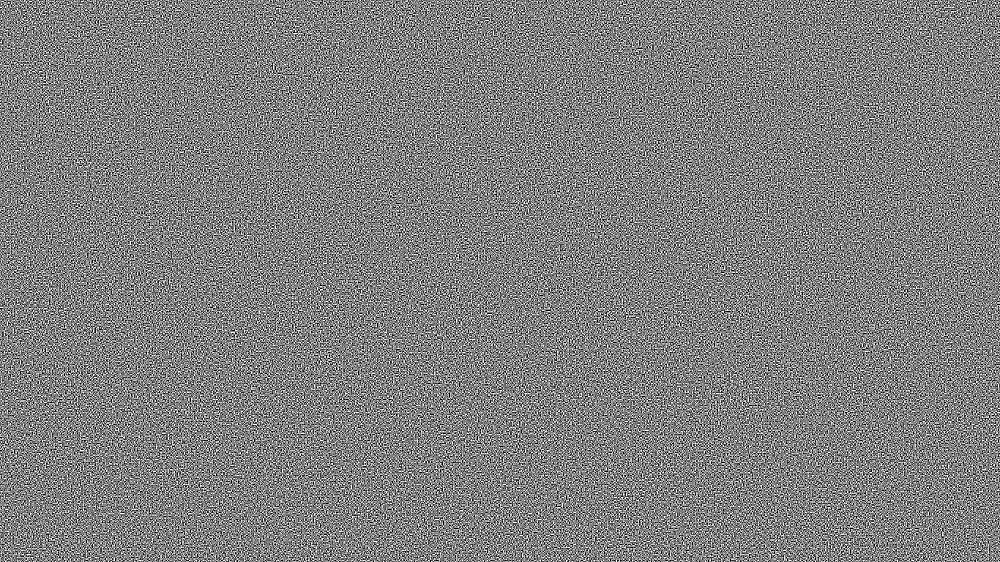
#> input picture crypto/Divide_and_Conquer/solution/img1.png, 1000 x 562 px, shrunk from 1366 x 768 before the run
$ python decryption.py
#> lines starting #> are read from the running program, lines starting #| are printed output that depends on the picture
# import Image
from PIL import Image

# open both photos
i1 = Image.open('img1.png')
#> i1 is the input picture: PIL image 1000x562 L; min 0, max 255, mean 127.5
i2 = Image.open('img2.png')
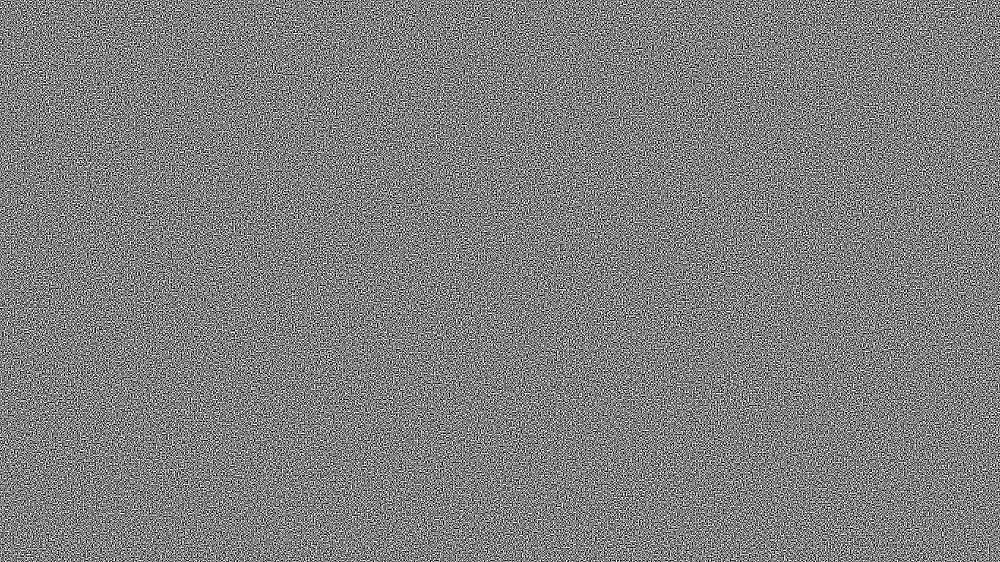
#> input picture crypto/Divide_and_Conquer/solution/img2.png, 1000 x 562 px, shrunk from 1366 x 768 before the run
#> i2 is the input picture: PIL image 1000x562 L; min 0, max 255, mean 127.5

# get width and height
width1, height1 = i1.size
#> width1 = 1000; height1 = 562

# open new image
i3 = Image.new('RGB', (width1, height1))
#> i3: PIL image 1000x562 RGB; every value is 0

# load the pixels
pixels = i3.load()

# loop through all pixels
for i in range(width1):
    for j in range(height1):
        # xor the values
        x = i1.getpixel((i,j)) ^ i2.getpixel((i,j))

        # if all white then convert to black
        # if (x,y,z) == (255,255,255):
        #     (x,y,z) = (0,0,0)

        # put the new pixels in place
        i3.putpixel((i,j), x)
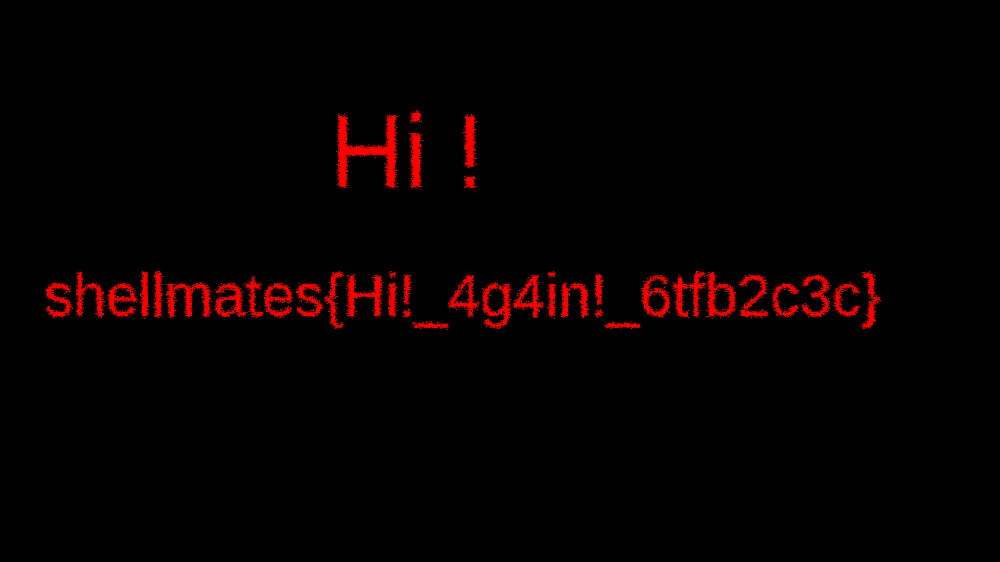
#> i3: PIL image 1000x562 RGB; mean R, G, B 6.3, 0, 0

# save the image
i3.save("decrypt.png", "PNG")
